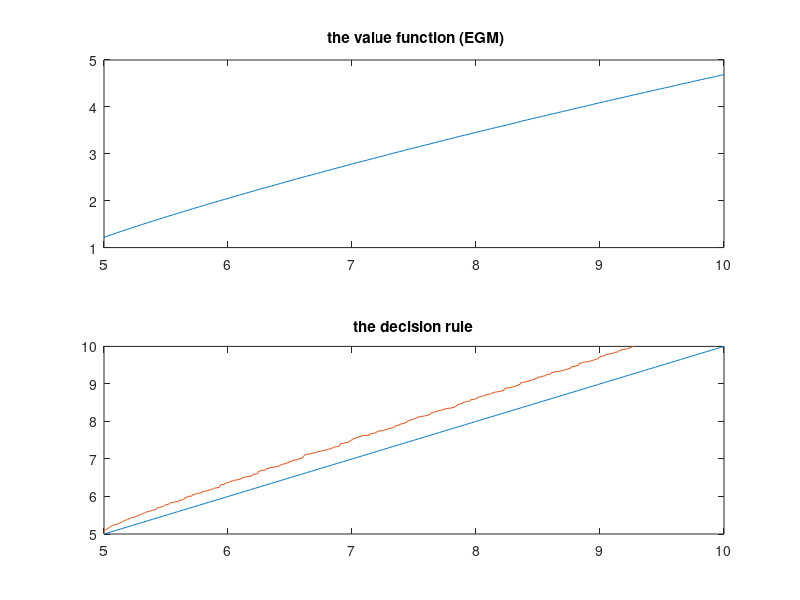

Write MATLAB code to recreate this figure.
clear; close all; clc;
tic
% parameter values:
beta = 0.96;
r = 0.01; 
w = 1;


% declare the state space for savings s (exogenous grid):
sl = 5;
sh = 10;
snum = 500;
sgrid = linspace(sl, sh, snum);


% Initiate current period value: Tv, future period value: V;
Tv = zeros(size(sgrid));
V = Tv; 
% Initiate savings decision rule: 
s_rule = Tv;

% Method of successive approximation to find Tv = V: 

% define stopping rule: 
precision = 1e-5;
distance = 2*precision;
iteration = 0; % set counter to see how many iterations do we need to converge

while distance > precision
    

Dev = zeros(size(sgrid));
segrid = Dev;

for i = 1:snum 
    if i == snum
	Dev(i) = (V(i) - V(i-1))/(sgrid(i) - sgrid(i-1)); 
    else 
	Dev(i) = (V(i+1) - V(i))/(sgrid(i+1) - sgrid(i)); 
    end 

    dV_f = beta*Dev(i);
    c_temp = 1/dV_f;    %%%%% Euler equation 
    segrid(i) = c_temp + sgrid(i) - w;   %%%%% budget constraint to find current savings, which is our endogenous grid.  
end 

%%%%%% now we interpolate the exogenous grid on the endogenous grid to find the savings rule: 
for i = 1:snum 
    sval = sgrid(i);  %%%% for each s' (based on exogenous grid sgrid)

    if sval < segrid(1) 
	s_rule_val = sgrid(1);  %%%%% imposing borrowing limit
    else
	%%%%% find the position of sval on the endogenous grid
	unit = ones(size(segrid));
	resource = (sval+0.00000001)*unit - segrid;
	sindex = sum(resource > 0);
	if sindex <= 0
   	   sindex = 1;
	end

        weight = segrid(sindex+1) - sval;
        weight = weight/(segrid(sindex+1) - segrid(sindex));
        weight = min(weight, 1.0);
        weight = max(weight, 0.0);

        s_rule_val = weight*sgrid(sindex) + (1.0 - weight)*sgrid(sindex+1);

        if s_rule_val < sgrid(1)
           s_rule_val = sgrid(1);
        end
    end
    s_rule(i) = s_rule_val;
end 


%%%%% so far, we have used the EGM to find the savings decision rule s_rule. Next, we solve/update the future value based on the savings rule s_rule and the exogenous grid sgrid. 


for i = 1:snum

    sval = sgrid(i);  %%%% now this is current savings, rather than future savings 

    %%%%%% if you like, you can calculate all current period flow values
    yval = (1+r)*sval + w; %%% cash on hand
    cval = max(yval - s_rule(i), 1e-10); 
    
    u = log(cval);
	
    %%%% importantly, interpolate future value associated with s_rule and the exogenous grid sgrid: 
    
    unit = ones(size(sgrid));
    resource = (s_rule(i)+0.00000001)*unit - sgrid;
    sindex = sum(resource > 0);
    if sindex <= 0
      sindex = 1;
    end    
    
    if(sindex < snum)
      weight = sgrid(sindex+1) - s_rule(i);
      weight = weight/(sgrid(sindex+1) - sgrid(sindex));
    else
      weight = 0.0;
      sindex = sindex - 1;
    end    
   
    valf = V(sindex)*weight + V(sindex+1)*(1.0 - weight);
    Tv(i) = u + beta*valf;
end 

    
    % successive approximation -- update the future value V, using what we
    % have calculated Tv. 
    distance = max(max((abs(Tv - V))));   % We know from theory that Tv = v. "distance" is to update how good our initial guess of "v" is, given our optimization. 
    V = Tv;  % we update future "v" using our optimization of "Tv". When this current iteration is done, it will restart from the first line of "while" loop, 
             % with our initial guess of "v" coming from here (the optimal
             % value from previous iteration). We then take "v" as given,
             % and optimize again, and update again; until "Tv = v". 
    iteration = iteration + 1;   % update the counter. 
    
    % this is how I want to display the result. Telling me how many times
    % it has been iterated upon; and how close our guess is each time. 
    s = sprintf ( ' iteration %4d    ||Tv-v|| = %8.6f ', iteration, distance);
    disp(s)    
        
end

toc

figure

subplot(211)
plot(sgrid, V)
hold on
title ( ' the value function (EGM)' )

subplot(212)
plot(sgrid, sgrid)
hold on
plot(s_rule, sgrid)
title ( ' the decision rule ' )

saveas(gcf,'egm.png')